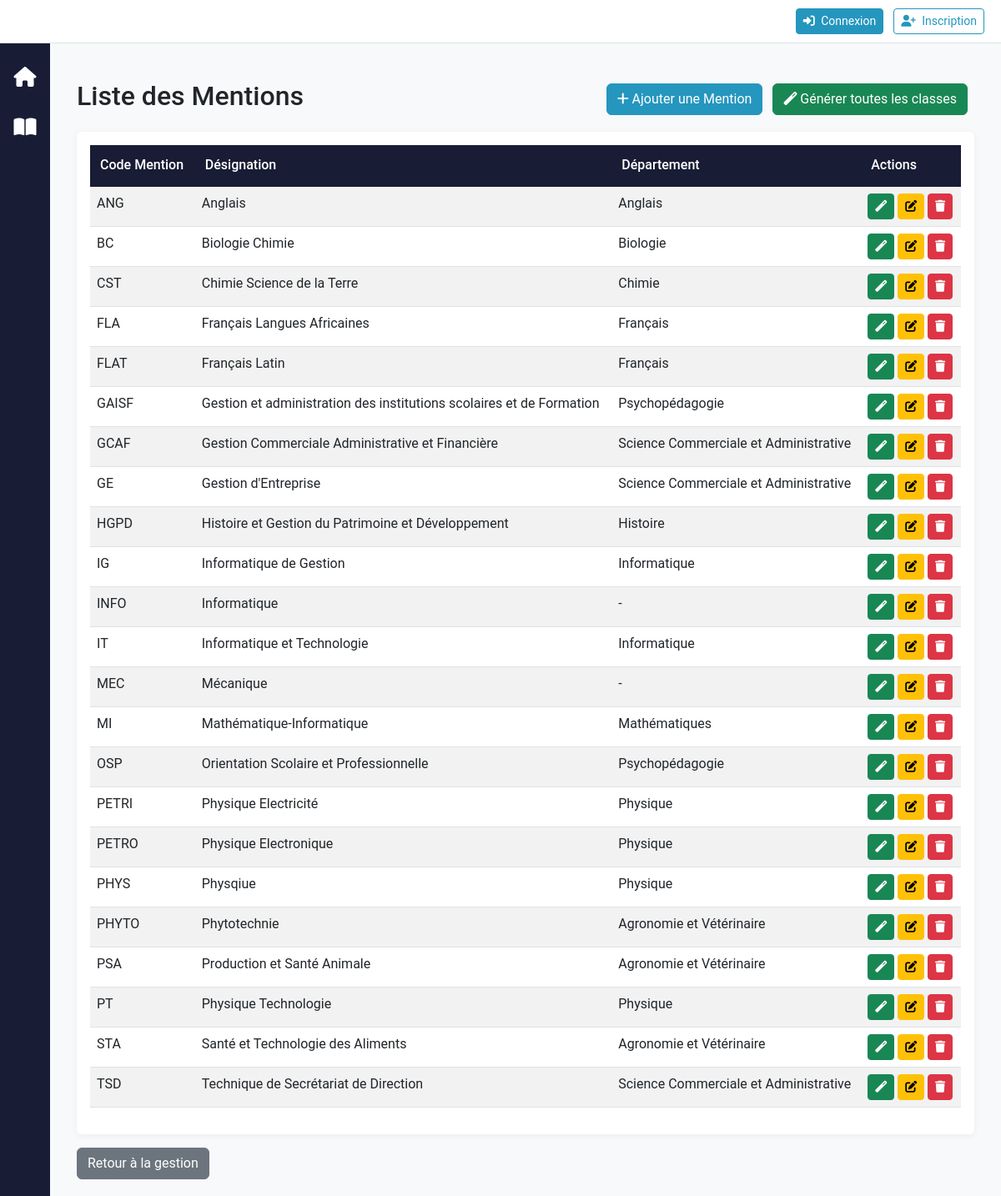
The app's page /reglage/mentions/ with its own data.
### reglage/models.py (models this page shows, shortened)
class Mention(models.Model):
    CodeMention = models.CharField(max_length=20, primary_key=True)
    DesignationMention = models.CharField(max_length=100)
    departement = models.ForeignKey(Departement, on_delete=models.CASCADE, related_name='mentions', null=True, blank=True)

class Departement(models.Model):
    CodeDept = models.CharField(max_length=20, primary_key=True)
    DesignationDept = models.CharField(max_length=100)
    section = models.ForeignKey(Section, on_delete=models.CASCADE, related_name='departements')
    def __str__(self):
        return self.DesignationDept

### reglage/views.py (the view)
# urls.py: path('mentions/', views.MentionListView.as_view(), name='mention_list'),
class MentionListView(OrganisationFilterMixin, ListView):
    model = Mention
    template_name = 'reglage/mention_list.html'
    context_object_name = 'mentions'
    def get_queryset(self):
        queryset = Mention.objects.all()
        user_org = self.get_user_organisation()
        if user_org:
            queryset = queryset.filter(departement__section__CodeSection=user_org.code)
        return queryset.order_by('CodeMention')

### accounts/context_processors.py (called while the page is built, shortened)
def user_roles(request):
    return {
        'user_organisation': None,
        'is_org_user': False,
        'is_admin': False,
        'is_administrative_role': False,
        'is_gestionnaire': False,
        'is_section_role': False,
        'is_department_role': False,
        'is_enseignant': False,
        'is_etudiant': False,
        'is_personnel_admin': False,
        'can_access_reglage': False,
        'can_access_finance': False,
        'can_create_users': False,
        'can_delete_all': False,
        'can_view_department_data': lambda dept: False,
        'can_view_section_data': lambda section: False,
        'user_roles': [],
        'user_department': None,
        'user_section': None,
        'user_section_designation': None,
    }

### accounts/organisation_utils.py (called while the page is built)
def get_user_organisation(user):
    if not user.is_authenticated:
        return None
    if user.is_superuser:
        return None
    if hasattr(user, 'profile') and user.profile.organisation:
        return user.profile.organisation
    return None

def is_org_user(user):
    return get_user_organisation(user) is not None

### reglage/views.py (called while the page is built)
    def get_user_organisation(self):
        return get_user_organisation(self.request.user)

    def is_org_user(self):
        return is_org_user(self.request.user)

    def get_context_data(self, **kwargs):
        context = super().get_context_data(**kwargs)
        context['is_org_user'] = self.is_org_user()
        context['user_organisation'] = self.get_user_organisation()
        return context

### reglage/templates/reglage/mention_list.html (shortened to what this page needs)
{% extends 'base.html' %}
{% block content %}
<div class="container mt-4">
    <div class="d-flex justify-content-between align-items-center mb-3">
        <h2>Liste des Mentions</h2>
        <div>
            <a href="{% url 'reglage:mention_create' %}" class="btn btn-primary me-2">
                <i class="fas fa-plus"></i> Ajouter une Mention
            </a>
            <a href="{% url 'reglage:mention_generate_all_classes' %}" class="btn btn-success me-2">
                <i class="fas fa-magic"></i> Générer toutes les classes
            </a>
        </div>
    </div>
    <div class="card">
        <div class="card-body">
            <table class="table table-striped table-hover">
                <thead class="thead-dark">
                    <tr>
                        <th>Code Mention</th>
                        <th>Désignation</th>
                        <th>Département</th>
                        <th>Actions</th>
                    </tr>
                </thead>
                <tbody>
                    {% for mention in mentions %}
                    <tr>
                        <td>{{ mention.CodeMention }}</td>
                        <td>{{ mention.DesignationMention }}</td>
                        <td>{{ mention.departement|default:"-" }}</td>
                        <td>
                            <a href="{% url 'reglage:mention_generate_classes' mention.pk %}" class="btn btn-sm btn-success" title="Générer les classes pour tous les niveaux">
                                <i class="fas fa-magic"></i>
                            </a>
                            <a href="{% url 'reglage:mention_update' mention.pk %}" class="btn btn-sm btn-warning" title="Modifier">
                                <i class="fas fa-edit"></i>
                            </a>
                            {% if not is_org_user %}
                            <a href="{% url 'reglage:mention_delete' mention.pk %}" class="btn btn-sm btn-danger" title="Supprimer">
                                <i class="fas fa-trash"></i>
                            </a>
                            {% endif %}
                        </td>
                    </tr>
                    {% empty %}
                    <tr>
                        <td colspan="4" class="text-center">Aucune mention trouvée.</td>
                    </tr>
                    {% endfor %}
                </tbody>
            </table>
        </div>
    </div>
    <a href="{% url 'reglage:gestion_entites' %}" class="btn btn-secondary mt-3">Retour à la gestion</a>
</div>
{% endblock %}

### static/css/style.css (style rules this page uses)
:root { --primary: #2596be; --primary-dark: #1a7592; --secondary: #6c757d; --success: #28a745; --info: #17a2b8; --warning: #ffc107; --danger: #dc3545; --light: #f8f9fa; --dark: #181c34; --border-radius: 0.375rem; --transition: all 0.3s ease; }
body { background-color: var(--light); font-size: 16px; font-family: 'Roboto', 'Segoe UI', sans-serif; }
.card { border: none; box-shadow: 0 2px 10px rgba(0,0,0,0.05); transition: var(--transition); }
.table thead th { background-color: var(--dark); color: white; border-bottom: 2px solid var(--dark); font-weight: 500; padding: 0.75rem; }
.btn-primary { background-color: var(--primary); border-color: var(--primary); }

### templates/base.html (style rules this page uses)
body { display: flex; min-height: 100vh; flex-direction: column; }

### records on screen
Mention: CodeMention "ANG", DesignationMention "Anglais", departement "Anglais"
Mention: CodeMention "BC", DesignationMention "Biologie Chimie", departement "Biologie"
Mention: CodeMention "CST", DesignationMention "Chimie Science de la Terre", departement "Chimie"
Mention: CodeMention "FLA", DesignationMention "Français Langues Africaines", departement "Français"
Mention: CodeMention "FLAT", DesignationMention "Français Latin", departement "Français"
Mention: CodeMention "GAISF", DesignationMention "Gestion et administration des institutions scolaires et de Formation", departement "Psychopédagogie"
Mention: CodeMention "GCAF", DesignationMention "Gestion Commerciale Administrative et Financière", departement "Science Commerciale et Administrative"
Mention: CodeMention "GE", DesignationMention "Gestion d'Entreprise", departement "Science Commerciale et Administrative"
Mention: CodeMention "HGPD", DesignationMention "Histoire et Gestion du Patrimoine et Développement", departement "Histoire"
Mention: CodeMention "IG", DesignationMention "Informatique de Gestion", departement "Informatique"
Mention: CodeMention "INFO", DesignationMention "Informatique", departement "-"
Mention: CodeMention "IT", DesignationMention "Informatique et Technologie", departement "Informatique"
Mention: CodeMention "MEC", DesignationMention "Mécanique", departement "-"
Mention: CodeMention "MI", DesignationMention "Mathématique-Informatique", departement "Mathématiques"
Mention: CodeMention "OSP", DesignationMention "Orientation Scolaire et Professionnelle", departement "Psychopédagogie"
Mention: CodeMention "PETRI", DesignationMention "Physique Electricité", departement "Physique"
Mention: CodeMention "PETRO", DesignationMention "Physique Electronique", departement "Physique"
Mention: CodeMention "PHYS", DesignationMention "Physqiue", departement "Physique"
Mention: CodeMention "PHYTO", DesignationMention "Phytotechnie", departement "Agronomie et Vétérinaire"
Mention: CodeMention "PSA", DesignationMention "Production et Santé Animale", departement "Agronomie et Vétérinaire"
Mention: CodeMention "PT", DesignationMention "Physique Technologie", departement "Physique"
Mention: CodeMention "STA", DesignationMention "Santé et Technologie des Aliments", departement "Agronomie et Vétérinaire"
Mention: CodeMention "TSD", DesignationMention "Technique de Secrétariat de Direction", departement "Science Commerciale et Administrative"
